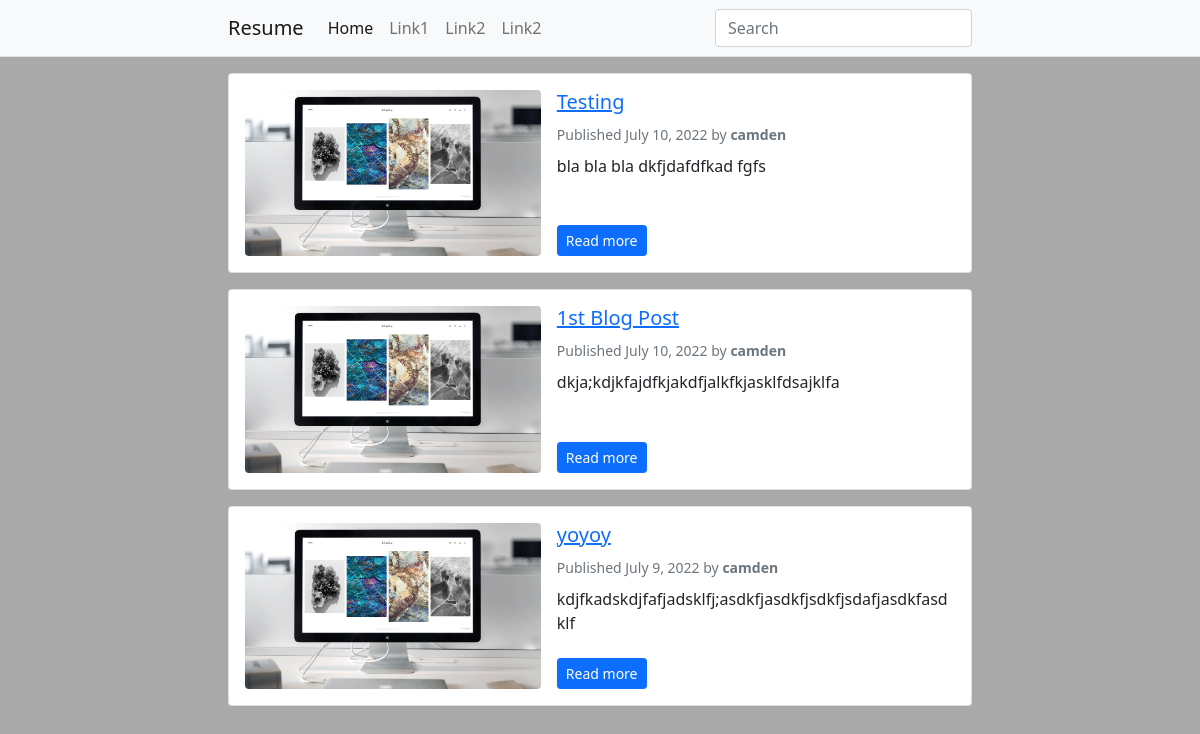
Screenshot of /blog/ with the database file from the repository.
### blog/models.py (models this page shows, shortened)
class Post(models.Model):
    STATUS_CHOICES = (
        ("draft", "Draft"),
        ("published", "Published"),
    )
    title = models.CharField(max_length=250)
    slug = models.SlugField(max_length=250, unique_for_date="publish")
    image = models.ImageField(upload_to="featured_image/%Y/%m/%d/")
    author = models.ForeignKey(
        User, on_delete=models.CASCADE, related_name="blog_posts"
    )
    body = RichTextUploadingField()
    publish = models.DateTimeField(default=timezone.now)
    created = models.DateTimeField(auto_now_add=True)
    updated = models.DateTimeField(auto_now=True)
    status = models.CharField(max_length=10, choices=STATUS_CHOICES, default="draft")
    class Meta:
        ordering = ("-publish",)
    objects = models.Manager()
    published = PublishedManager()
    def get_absolute_url(self):
        return reverse("blog:post_detail", args=[self.slug])

### blog/views.py (the view)
# urls.py: path("", views.post_list, name="post_list"),
def post_list(request):
    posts = Post.published.all()
    paginator = Paginator(posts, 10)  # 10 posts in each page
    page = request.GET.get("page")
    try:
        posts = paginator.page(page)
    except PageNotAnInteger:
        posts = paginator.page(1)
    except EmptyPage:
        posts = paginator.page(paginator.num_pages)
    return render(request, "post_list.html", {"posts": posts, page: "pages"})

### blog/models.py (called while the page is built)
    def get_queryset(self):
        return super(PublishedManager, self).get_queryset().filter(status="published")

### templates/post_list.html (shortened to what this page needs)
{% extends 'base.html' %}
{% block content %}
{% for post in posts %}
<div class="card mb-3">
    <div class="card-body">
        <div class="row g-0">
            <div class="col-md-5">
                <div class="ratio ratio-16x9">
                    <img src="{{ post.image.url }}" class="rounded featured-image-list" alt="{{post.title}}">
                </div>
            </div>
            <div class="col-md-7 ps-md-3 pt-3 pt-md-0 d-flex flex-column">
                <h2 class="card-title h5">
                    <a href="{{ post.get_absolute_url }}">
                        {{ post.title }}
                    </a>
                </h2>
                <div class="text-muted">
                    <small>
                        Published {{ post.publish.date }} by <strong>{{ post.author }}</strong>
                    </small>
                </div>
                <p class="card-text mb-auto py-2">{{ post.body|safe|striptags|truncatechars:100 }}</p>
                <div>
                    <a href="{{ post.get_absolute_url }}" class="btn btn-primary btn-sm">Read more</a>
                </div>
            </div>
        </div>
    </div>
</div>
{% endfor %}
{% endblock content %}

### templates/base.html (shortened to what this page needs)
{% load static %}
<!DOCTYPE html>
<html lang="en">
<head>
    <link rel="stylesheet" href="//cdnjs.cloudflare.com/ajax/libs/highlight.js/10.1.1/styles/monokai-sublime.min.css">
    <link href="https://cdn.jsdelivr.net/npm/bootstrap@5.0.0-beta3/dist/css/bootstrap.min.css" rel="stylesheet">
    <link href="{% static "css/style.css" %}" rel="stylesheet">
</head>
<body>
  <nav class="navbar navbar-expand-lg navbar-light bg-light border-bottom">
    <div class="container">
      <a class="navbar-brand" href="/">Resume</a>
      <div class="collapse navbar-collapse" id="navbarSupportedContent">
        <ul class="navbar-nav me-auto mb-2 mb-lg-0">
          <li class="nav-item">
            <a class="nav-link active" aria-current="page" href="#">Home</a>
          </li>
          <li class="nav-item">
            <a class="nav-link" href="#">Link1</a>
          </li>
          <li class="nav-item">
            <a class="nav-link" href="#">Link2</a>
          </li>
          <li class="nav-item">
            <a class="nav-link" href="#">Link2</a>
          </li>
        </ul>
        <form class="d-flex">
          <input class="form-control mr-0" type="search" placeholder="Search" aria-label="Search">
        </form>
      </div>
    </div>
  </nav>
    <main class="container my-3">
        {% block content %}
        {% endblock content %}
    </main>
</body>
</html>

### static/css/style.css (style rules this page uses)
.container { max-width: 768px; width: 100%; }
body { background-color: darkgrey; }
.featured-image-list { object-fit: cover; }

### rows the page displays
Post: image (picture), title "Testing", publish "July 10, 2022", author "camden", body "bla bla bla dkfjdafdfkad fgfs"
Post: image (picture), title "1st Blog Post", publish "July 10, 2022", author "camden", body "dkja;kdjkfajdfkjakdfjalkfkjasklfdsajklfa"
Post: image (picture), title "yoyoy", publish "July 9, 2022", author "camden", body "kdjfkadskdjfafjadsklfj;asdkfjasdkfjsdkfjsdafjasdkfasdklf"
